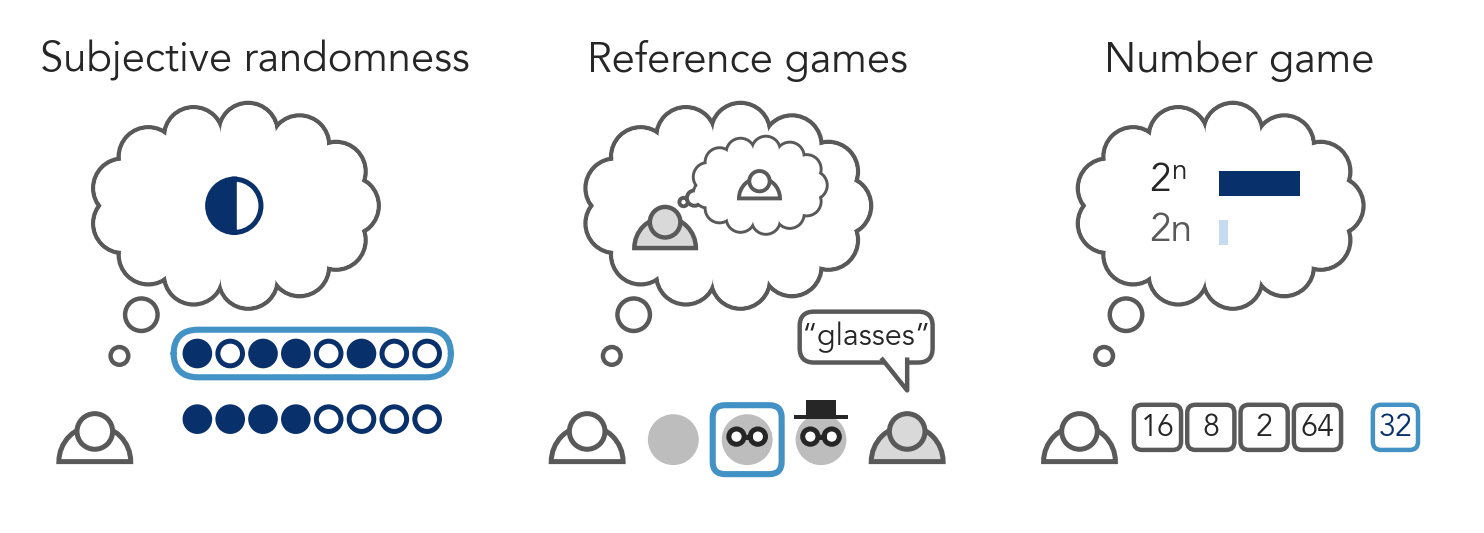

Write the Python code that produced this figure.
"""Draft task icons (throwaway; Figure 1?): each draws a task's scene into an axes in [0, 1] x [0, 1].
The figures' title icons are scripts/paper/figures/icons.py.

Run: uv run python -m data.paper.work.icons.icons
"""
import matplotlib

matplotlib.use("Agg")
import matplotlib.pyplot as plt  # noqa: E402
from matplotlib.patches import Circle, FancyBboxPatch, Polygon, Rectangle  # noqa: E402
from pyprojroot import here  # noqa: E402

from scripts.paper.figures.icons import _face  # noqa: E402
from scripts.paper.figures.style import INK, INK_2, setup_style  # noqa: E402

OUT = here() / "data" / "paper" / "work" / "icons"
DARK, MID, LIGHT = "#08306b", "#4292c6", "#c6dbef"  # the figures' blues
GREY = "#bdbdbd"
# every icon's thinker and thought cloud: one place and size, its contents set relative to the centre
THINKER = (0.11, 0.15, 0.07)
CX, CY = 0.45, 0.70
CLOUD = {"cx": CX, "cy": CY, "w": 0.56, "h": 0.36, "trail": (0.12, 0.24), "z": 1}
SPEAKER = "#d9d9d9"  # the speaker's fill; the listener is white, so the nested thoughts read


def _blank(ax):
    ax.set_xlim(0, 1)
    ax.set_ylim(0, 1)
    ax.set_aspect("equal")
    ax.axis("off")


def _coin_row(ax, x0, y, seq, r, step):
    for i, c in enumerate(seq):
        ax.add_patch(Circle((x0 + i * step, y), r, facecolor=DARK if c == "H" else "white", edgecolor=DARK,
                            lw=0.9, zorder=3))


def randomness_icon(ax):
    """Which sequence came from a fair coin? (Falk & Konold, 1997; Griffiths & Tenenbaum, 2003):
    a person weighs two sequences against a fair coin and picks the alternating one."""
    from matplotlib.patches import Wedge
    _blank(ax)
    r, step, x0 = 0.03, 0.08, 0.36
    _coin_row(ax, x0, 0.34, "HTHHTHTT", r, step)
    _coin_row(ax, x0, 0.18, "HHHHTTTT", r, step)
    pick = FancyBboxPatch((x0 - 0.058, 0.34 - 0.058), 7 * step + 0.116, 0.116,
                          boxstyle="round,pad=0,rounding_size=0.06", facecolor="none", edgecolor=MID, lw=1.1, zorder=4)
    ax.add_patch(pick)
    _person(ax, *THINKER)
    # the thought: a fair coin, half heads and half tails
    _cloud(ax, **CLOUD)
    cr = 0.065
    ax.add_patch(Wedge((CX, CY), cr, 90, 270, facecolor=DARK, edgecolor=DARK, lw=0.9, zorder=3))
    ax.add_patch(Wedge((CX, CY), cr, 270, 90, facecolor="white", edgecolor=DARK, lw=0.9, zorder=3))


def _cloud(ax, cx, cy, w, h, trail, z=1, lw=0.8):
    """A thought cloud: an outline of overlapping bumps around an ellipse at (cx, cy), with a
    trail of two shrinking circles toward ``trail`` (the thinker's head). ``z`` stacks clouds
    drawn inside clouds."""
    import numpy as np
    from matplotlib.patches import Ellipse
    br = 0.2 * h  # bump radius, so the bumps overlap at any size
    n = max(7, int(np.pi * (w + h) / 2 / (1.45 * br)))
    bumps = [(cx + 0.5 * w * np.cos(t), cy + 0.5 * h * np.sin(t)) for t in np.linspace(0, 2 * np.pi, n + 1)[:-1]]
    for c in bumps:  # outlined, overlapping bumps ...
        ax.add_patch(Circle(c, br, facecolor="white", edgecolor=INK_2, lw=lw, zorder=z))
    for c in bumps:  # ... whose inner arcs a second, unoutlined pass covers, leaving the outline
        ax.add_patch(Circle(c, br * 0.93, facecolor="white", edgecolor="none", zorder=z + 0.1))
    ax.add_patch(Ellipse((cx, cy), w, h, facecolor="white", edgecolor="none", zorder=z + 0.1))
    (x0, y0) = trail
    x1, y1 = cx + 0.5 * w * np.cos(np.arctan2(y0 - cy, x0 - cx)), cy + 0.5 * h * np.sin(np.arctan2(y0 - cy, x0 - cx))
    for k, f in enumerate((0.3, 0.62)):
        ax.add_patch(Circle((x0 + f * (x1 - x0), y0 + f * (y1 - y0)), (0.3 + 0.25 * k) * br, facecolor="white",
                            edgecolor=INK_2, lw=lw, zorder=z))


def _person(ax, x, y, r, z=5, lw=0.9, fill="white"):
    """A minimal person: an outlined head over outlined shoulders, so people read apart from
    the filled faces the game is about."""
    import numpy as np
    from matplotlib.patches import Wedge
    ax.add_patch(Wedge((x, y - 1.05 * r), 1.25 * r, 0, 180, facecolor=fill, edgecolor=INK_2, lw=lw, zorder=z))
    ax.add_patch(Circle((x, y), 0.62 * r, facecolor=fill, edgecolor=INK_2, lw=lw, zorder=z + 0.1))


def reference_icon(ax):
    """Rational speech acts (Goodman & Frank, 2016, Fig. 1): the listener reasons about a speaker
    who reasons about a literal listener (nested thoughts); on hearing "glasses" the listener
    picks the face with glasses only, since a speaker meaning the one with a hat too would have
    said "hat"."""
    _blank(ax)
    # the scene: listener, the three faces, speaker with the utterance
    _person(ax, *THINKER)
    _person(ax, 0.89, 0.15, 0.07, fill=SPEAKER)
    y, r = 0.13, 0.062
    for x, kw in ((0.32, {}), (0.5, {"glasses": True}), (0.68, {"glasses": True, "hat": True})):
        _face(ax, x, y, r, color=GREY, **kw)
    # the answer, the face with glasses only: a rounded box, as the other icons mark theirs
    m = r + 0.022
    ax.add_patch(FancyBboxPatch((0.5 - m, y - m), 2 * m, 2 * m, boxstyle="round,pad=0,rounding_size=0.03",
                                facecolor="none", edgecolor=MID, lw=1.1, zorder=6))
    bubble = FancyBboxPatch((0.64, 0.33), 0.3, 0.1, boxstyle="round,pad=0.012,rounding_size=0.035",
                            facecolor="white", edgecolor=INK_2, lw=0.8, zorder=3)
    ax.add_patch(bubble)
    ax.add_patch(Polygon([[0.83, 0.325], [0.89, 0.325], [0.89, 0.25]], closed=True, facecolor="white",
                         edgecolor="none", zorder=4))
    ax.plot([0.83, 0.89, 0.89], [0.325, 0.25, 0.325], color=INK_2, lw=0.8, zorder=5, solid_joinstyle="round")
    ax.text(0.79, 0.38, "“glasses”", ha="center", va="center", fontsize=5.5, color=INK, zorder=6)
    # the listener thinks of the speaker, who thinks of a (literal) listener
    _cloud(ax, **CLOUD)
    _person(ax, CX - 0.15, CY - 0.04, 0.06, z=3, lw=0.8, fill=SPEAKER)
    _cloud(ax, CX + 0.08, CY + 0.05, 0.26, 0.17, trail=(CX - 0.13, CY), z=3, lw=0.7)
    _person(ax, CX + 0.08, CY + 0.06, 0.04, z=5, lw=0.7)



def reference_icon_compact(ax):
    """`reference_icon` with the faces inside the listener's thought: the listener hears "glasses"
    and, reasoning about a speaker who reasons about a literal listener, picks the face with
    glasses only."""
    _blank(ax)
    _person(ax, 0.11, 0.15, 0.07)
    _person(ax, 0.89, 0.15, 0.07)
    bubble = FancyBboxPatch((0.5, 0.11), 0.28, 0.1, boxstyle="round,pad=0.012,rounding_size=0.035",
                            facecolor="white", edgecolor=INK_2, lw=0.8, zorder=3)
    ax.add_patch(bubble)
    ax.add_patch(Polygon([[0.78, 0.13], [0.78, 0.19], [0.82, 0.16]], closed=True, facecolor="white",
                         edgecolor="none", zorder=4))
    ax.plot([0.78, 0.82, 0.78], [0.13, 0.16, 0.19], color=INK_2, lw=0.8, zorder=5, solid_joinstyle="round")
    ax.text(0.64, 0.16, "“glasses”", ha="center", va="center", fontsize=5.5, color=INK, zorder=6)
    # the listener's thought: the speaker, who thinks of a literal listener, and the faces
    _cloud(ax, 0.5, 0.63, 0.66, 0.5, trail=(0.13, 0.24), z=1)
    _person(ax, 0.32, 0.74, 0.05, z=3, lw=0.8)
    _cloud(ax, 0.56, 0.8, 0.22, 0.13, trail=(0.34, 0.77), z=3, lw=0.7)
    _person(ax, 0.56, 0.8, 0.032, z=5, lw=0.7)
    y, r = 0.52, 0.055
    for x, kw in ((0.36, {"color": GREY}), (0.5, {"glasses": True}), (0.64, {"glasses": True, "hat": True, "color": GREY})):
        _face(ax, x, y, r, color=MID, **kw)
    for art in ax.patches[-8:]:
        art.set_zorder(max(art.get_zorder(), 3))
    for line in ax.lines[-2:]:
        line.set_zorder(4)


def _card(ax, x, y, text, edge=INK_2, fill="white", color=INK, w=0.11, h=0.11, size=5.5):
    ax.add_patch(FancyBboxPatch((x - w / 2, y - h / 2), w, h, boxstyle="round,pad=0,rounding_size=0.02",
                                facecolor=fill, edgecolor=edge, lw=0.8, zorder=3))
    ax.text(x, y, text, ha="center", va="center", fontsize=size, color=color, zorder=4)


def number_icon(ax):
    """From examples to a program (Tenenbaum, 2000): seeing 16, 8, 2 and 64, a person infers the
    rule (powers of two, 2ⁿ, beats even numbers, 2n) and so says yes to 32."""
    _blank(ax)
    for k, n in enumerate((16, 8, 2, 64)):
        _card(ax, 0.3 + k * 0.13, 0.16, str(n), w=0.115)
    _card(ax, 0.88, 0.16, "32", edge=MID, color=DARK)
    _person(ax, *THINKER)
    # the thought: candidate programs and how much each is believed
    _cloud(ax, **CLOUD)
    rules = (("2ⁿ", 0.9, DARK, INK), ("2n", 0.1, LIGHT, INK_2))  # powers of two, even numbers
    for k, (rule, prob, bar, ink) in enumerate(rules):
        y = CY + 0.06 - k * 0.12
        base = ax.text(CX - 0.17, y, "2" if rule == "2ⁿ" else rule, ha="left", va="center", fontsize=7, color=ink, zorder=4)
        if rule == "2ⁿ":  # the exponent, set by hand: a small raised n right after the 2
            ax.annotate("n", xy=(1, 0.75), xycoords=base, ha="left", va="center", fontsize=5, color=ink, zorder=4)
        ax.add_patch(Rectangle((CX, y - 0.035), 0.22 * prob, 0.06, facecolor=bar, edgecolor="none", zorder=4))


# --- stimulus-only versions, for panel titles: no people, thoughts or answer, in ink -----------


def main():
    setup_style()
    fig, axes = plt.subplots(1, 3, figsize=(4.5, 1.4))
    for ax, draw, title in zip(axes, (randomness_icon, reference_icon, number_icon),
                               ("Subjective randomness", "Reference games", "Number game")):
        draw(ax)
        ax.set_title(title, fontsize=7.5, pad=2)
    for ext in ("png", "pdf"):
        fig.savefig(OUT / f"icons.{ext}", dpi=400, bbox_inches="tight")


if __name__ == "__main__":
    main()
